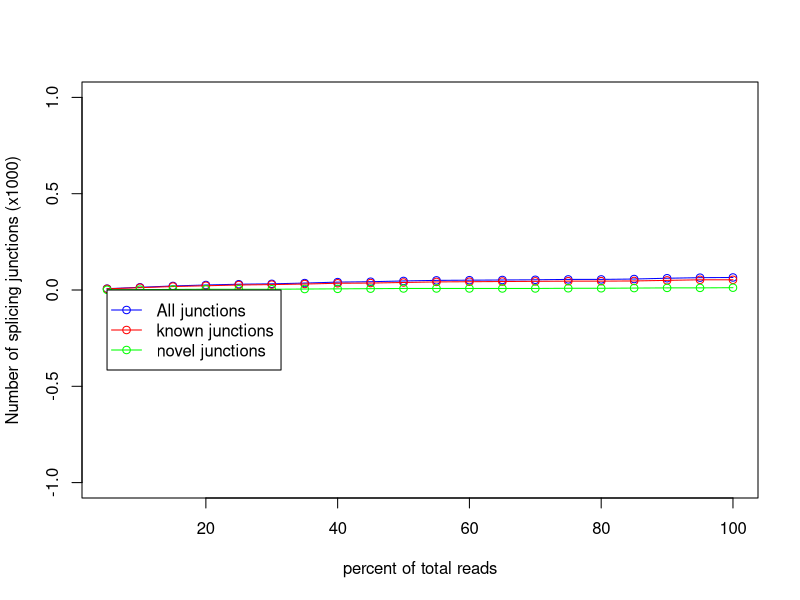

Recreate this plot in R.
pdf('SRR4238359_subsamp.sorted.rseqc.junctionSaturation_plot.pdf')
x=c(5,10,15,20,25,30,35,40,45,50,55,60,65,70,75,80,85,90,95,100)
y=c(6,12,18,22,26,28,31,35,36,39,42,43,44,45,46,46,47,50,53,53)
z=c(7,14,21,26,30,32,36,41,43,47,50,51,52,53,55,55,57,61,64,65)
w=c(1,2,3,4,4,4,5,6,7,8,8,8,8,8,9,9,10,11,11,12)
m=max(0,0,0)
n=min(0,0,0)
plot(x,z/1000,xlab='percent of total reads',ylab='Number of splicing junctions (x1000)',type='o',col='blue',ylim=c(n,m))
points(x,y/1000,type='o',col='red')
points(x,w/1000,type='o',col='green')
legend(5,0, legend=c("All junctions","known junctions", "novel junctions"),col=c("blue","red","green"),lwd=1,pch=1)
dev.off()
